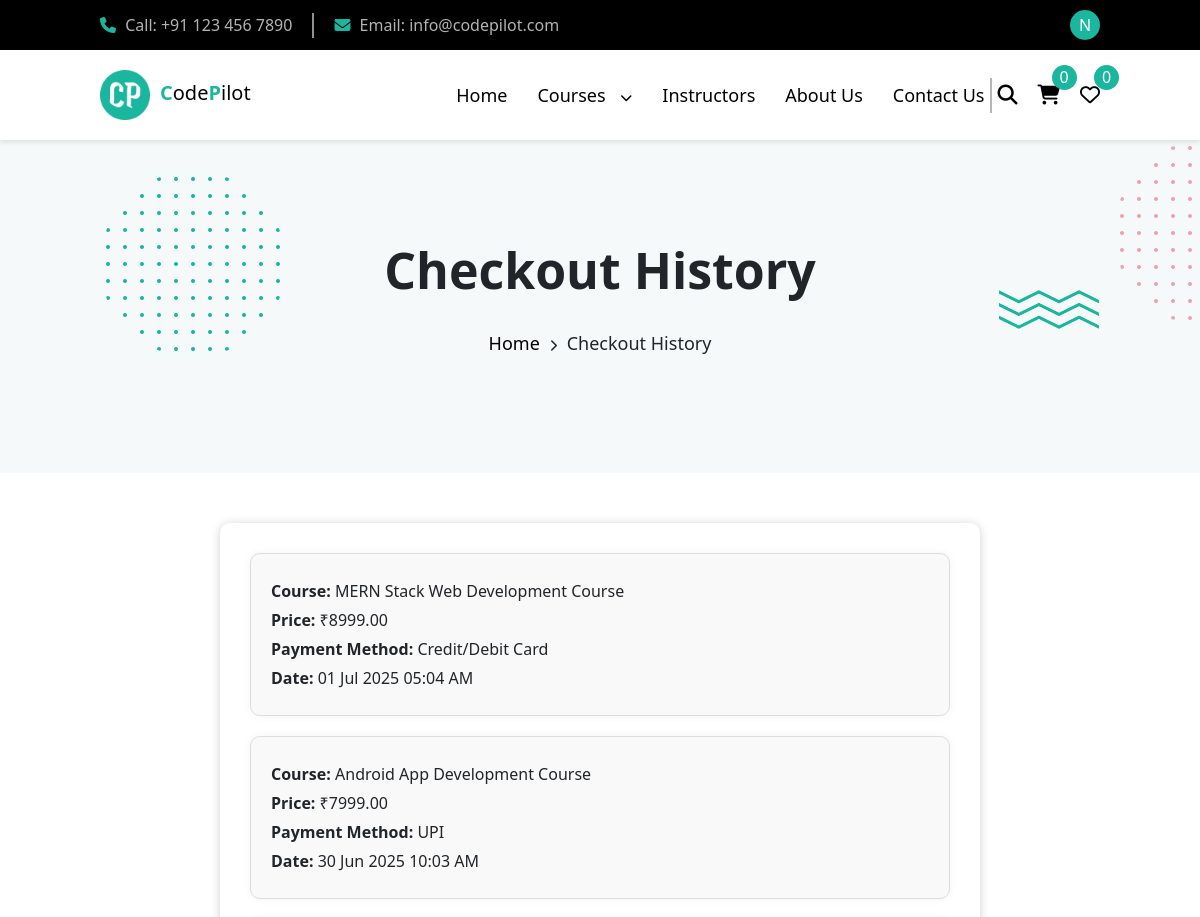
/checkout-history/ (signed in, upper part), run on an earlier commit of the app's database.
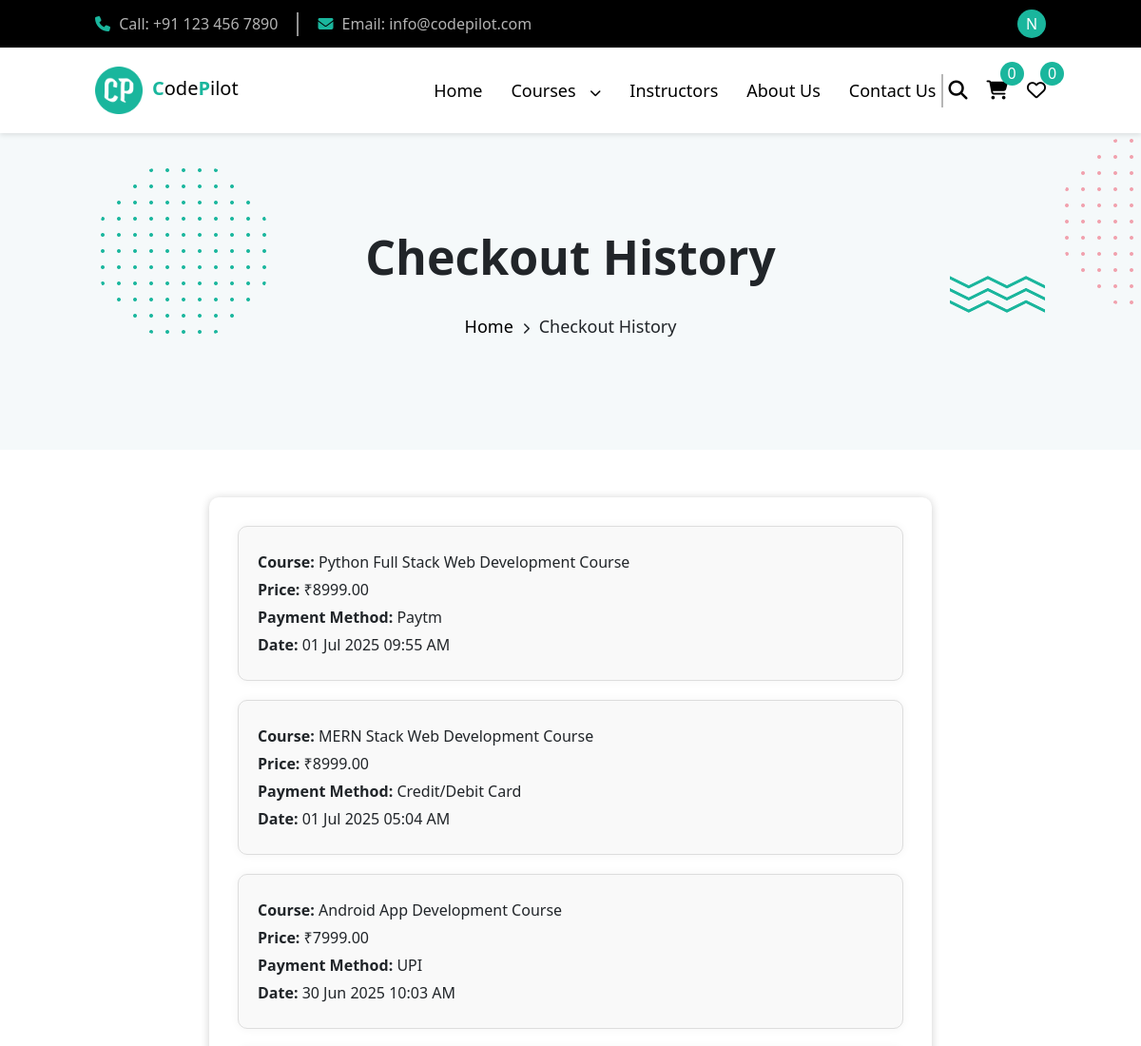
And on a later commit of the database.
### code_pilot_app/models.py (models this page shows, shortened)
class Checkout(models.Model):
    PAYMENT_CHOICES = (
        ('upi', 'UPI'),
        ('paytm', 'Paytm'),
        ('phonepe', 'PhonePe'),
        ('card', 'Credit/Debit Card'),
    )
    user = models.ForeignKey(User, on_delete=models.CASCADE)
    course = models.ForeignKey(Course, on_delete=models.CASCADE)
    price = models.DecimalField(max_digits=10, decimal_places=2)
    payment_method = models.CharField(max_length=10, choices=PAYMENT_CHOICES,default='upi')
    created_at = models.DateTimeField(auto_now_add=True)

class Course(models.Model):
    CATEGORY_CHOICES = [
        ('full_stack', 'Full Stack Development'),
        ('mobile_app', 'Mobile App Development'),
        ('data_science', 'Data Science'),
        ('data_analytics', 'Data Analytics'),
        ('software_testing', 'Software Testing'),
        ('digital_marketing', 'Digital Marketing'),
        ('ux_ui', 'UX/UI Design'),
        ('cyber_security', 'Cyber Security'),
    ]
    SUBCATEGORY_CHOICES = [
        ('mern_stack', 'MERN Stack'),
        ('python_stack', 'Python Stack'),
        ('java_stack', 'Java Stack'),
        ('dotnet_stack', 'DotNet Stack'),
        ('android', 'Android'),
        ('ios', 'iOS'),
        ('flutter_app', 'Flutter App'),
        ('flutter_app_development', 'Flutter App Development'),
        ('data_science_training', 'Data Science Training'),
        ('machine_learning_training', 'Machine Learning Training'),
        ('data_analytics_training', 'Data Analytics Training'),
        ('business_analytics_training', 'Business Analytics Training'),
        ('software_testing_training', 'Software Testing Training'),
        ('selenium_automation_training', 'Selenium Automation Training'),
        ('manual_testing_training', 'Manual Testing Training'),
        ('digital_marketing_training', 'Digital Marketing Training'),
        ('ux_ui_training', 'UX-UI Training'),
        ('ethical_hacking_training', 'Ethical Hacking Training'),
    ]
    course_name = models.CharField(max_length=200)
    short_description = models.TextField()
    long_description = models.TextField()
    category = models.CharField(max_length=50, choices=CATEGORY_CHOICES)
    subcategory = models.CharField(max_length=50, choices=SUBCATEGORY_CHOICES, blank=True, null=True)
    learning_outcomes = models.TextField()
    price = models.DecimalField(max_digits=10, decimal_places=2)
    instructor = models.ForeignKey(Instructor, on_delete=models.CASCADE, related_name='courses', null=True, blank=True)
    duration = models.CharField(max_length=50)
    students_enrolled = models.PositiveIntegerField()
    language = models.CharField(max_length=50)
    certification = models.CharField(max_length=100)
    rating = models.FloatField()
    promo_video = models.FileField(upload_to='course_videos/', blank=True, null=True)  # FileField for manual upload
    technologies_covered = models.TextField()
    old_price = models.DecimalField(max_digits=10, decimal_places=2)
    discount_percent = models.PositiveIntegerField()
    badge = models.CharField(max_length=50, blank=True, null=True)
    level = models.CharField(max_length=50, blank=True, null=True)  # e.g., Beginner, Intermediate, Advanced
    lessons_count = models.PositiveIntegerField(default=0)

### code_pilot_app/views.py (the view)
    def wrapper(request, *args, **kwargs):
        if not request.user.is_authenticated:
            messages.warning(request, "Please login or register to access this page.")
            return redirect('index')
        return view_func(request, *args, **kwargs)

### code_pilot_app/context_processors.py (called while the page is built)
def cart_total_processor(request):
    if request.user.is_authenticated:
        cart_items = Cart.objects.filter(user=request.user)
        total = sum(item.course.price for item in cart_items)
        return {'cart_total': total}
    return {'cart_total': 0}

def global_data(request):
    return {
        'courses': Course.objects.all()[:4],
        'instructors': Instructor.objects.all()[:4],
        'allcourses': Course.objects.all(),
    }

### code_pilot_app/views.py (called while the page is built)
def login_required_redirect(view_func):
    def wrapper(request, *args, **kwargs):
        if not request.user.is_authenticated:
            messages.warning(request, "Please login or register to access this page.")
            return redirect('index')
        return view_func(request, *args, **kwargs)
    return wrapper

@login_required_redirect
def checkout_history(request):
    checkout_items = Checkout.objects.filter(user=request.user).order_by('-created_at')
    return render(request, 'checkout_history.html', {'checkout_items': checkout_items})

### templates/checkout_history.html (shortened to what this page needs)
{% extends "base.html" %}
{% block body %}
<section class="contact-sec1">
  <div class="contact-relative-div">
    <h1>Checkout History</h1>
    <p><a href="{% url 'index' %}">Home</a> <i class="fa-solid fa-chevron-right"></i> Checkout History</p>
    <div class="contact-absu1 follow-cursor"><img src="../static/image/hbg1.png" alt="img" /></div>
    <div class="contact-absu2 follow-cursor"><img src="../static/image/hbg4.png" alt="img" /></div>
    <div class="contact-absu3 follow-cursor"><img src="../static/image/hbg5.png" alt="img" /></div>
  </div>
</section>
<section class="checkout-history-section">
  <div class="checkout-history">
    {% if checkout_items %}
  <div class="history-list">
    {% for order in checkout_items %}
    <div class="history-item">
      <p><strong>Course:</strong> {{ order.course.course_name }}</p>
      <p><strong>Price:</strong> ₹{{ order.price }}</p>
      <p><strong>Payment Method:</strong> {{ order.get_payment_method_display }}</p>
      <p><strong>Date:</strong> {{ order.created_at|date:"d M Y h:i A" }}</p>
    </div>
    {% endfor %}
  </div>
  {% else %}
  <p style="text-align: center;" class="parentbtn mb-5">No previous checkouts.</p>
  {% endif %}
  </div>
</section>
{% endblock %}

### templates/base.html (shortened to what this page needs)
{% load static %}
<!DOCTYPE html>
<html lang="en">
<head>
    <link rel="stylesheet" href="{% static 'css/style.css' %}" />
    <link rel="stylesheet" href="https://cdn.jsdelivr.net/npm/bootstrap@4.0.0/dist/css/bootstrap.min.css"
 />
    <link rel="stylesheet" href="https://cdnjs.cloudflare.com/ajax/libs/font-awesome/6.7.2/css/all.min.css"
 />
    <link href="https://cdn.jsdelivr.net/npm/bootstrap@5.3.6/dist/css/bootstrap.min.css" rel="stylesheet">
    <link href="https://getbootstrap.com/docs/5.3/assets/css/docs.css" rel="stylesheet">
    <link rel="stylesheet" href="https://cdn.jsdelivr.net/npm/aos@2.3.4/dist/aos.css" />
</head>
<body>
    <div class="headerDiv">
        <div class="headertextDiv">
            <p class="headertext">
                <i class="fa-solid fa-phone hicon"></i>
                Call: +91 123 456 7890
            </p>
            <span></span>
            <p class="headertext">
                <i class="fa-solid fa-envelope hicon"></i>
                Email: info@codepilot.com
            </p>
        </div>
        <div class="hoverParent">
            {% if request.user.is_authenticated %}
            {% if not request.user.is_superuser %}
            <p class="nameIcon">{{ request.user.username|slice:":1"|upper }}</p>
            {% endif %}
            {% else %}
            <button type="button" class="btn btn-primary hbtn" data-toggle="modal" data-target="#exampleModalCenter">
                Login / Register
            </button>
            {% endif %}
        </div>
    </div>
    <header>
        <div class="header">
            <a href="{% url 'index' %}" class="logolink">
                <img src="{% static 'image/logo.png' %}" alt="CodePilot Logo" class="logo"><b>C</b>ode<b>P</b>ilot
            </a>
            <ul class="headerul">
                <a href="{% url 'index' %}">
                    <li>Home</li>
                </a>
                <div class="hover-course-opntainer">
                    <a href="{% url 'courses' %}">
                        <li>Courses <i class="fa-solid fa-chevron-down" style="margin-left: 10px; font-size: 12px;"></i>
                        </li>
                    </a>
                </div>
                <a href="{% url 'instructors' %}">
                    <li>Instructors</li>
                </a>
                <a href="{% url 'about_us' %}">
                    <li>About Us</li>
                </a>
                <a href="{% url 'contact_us' %}">
                    <li>Contact Us</li>
                </a>
            </ul>
            <span class="emptyspan"></span>
            <div class="headerbtns">
                <button class="" type="button" data-bs-toggle="offcanvas" data-bs-target="#offcanvasTop"
                    aria-controls="offcanvasTop"><i class="fa-solid fa-magnifying-glass"></i></button>
                <div class="mycart-container">
                    <a href="{% url 'view_cart' %}"> <button><i class="fa-solid fa-cart-shopping"></i><span
                                id="cart-count" class="countspan">{{request.user.cart_set.count}}</span></button></a>
                </div>
                <a href="{% url 'view_favorites' %}"> <button><i class="fa-regular fa-heart"></i><span
                            id="wishlist-count"
                            class="countspan">{{request.user.favorite_set.count}}</span></button></a>
            </div>
        </div>
    </header>
    {% block body %}
    {% endblock %}
</body>
</html>

### static/css/style.css (style rules this page uses)
* { margin: 0; padding: 0; box-sizing: border-box; }
section { padding: 20px 100px; }
.headerDiv { padding: 5px 100px; background-color: black; width: 100% !important; color: white; display: flex; align-items: center; justify-content: space-between; }
.headertextDiv { display: flex; align-items: center; justify-content: center; }
.headertext { margin-bottom: 0px; color: rgba(255, 255, 255, 0.7); }
.headertextDiv span { border: 1px solid rgba(255, 255, 255, 0.569); margin: 0px 20px; height: 25px; }
.hicon { color: #1ab69d; margin-right: 5px; }
.nameIcon { margin: 5px 0px; width: 30px; height: 30px; background: #1ab69d; border-radius: 50%; text-align: center; line-height: 30px; color: white; }
.hoverParent { cursor: pointer; }
.header { display: flex; align-items: center; justify-content: space-between; padding: 20px 100px; background-color: white; width: 100%; box-shadow: 0px 2px 5px rgba(0, 0, 0, 0.1); z-index: 999 !important; transition: all 0.3s ease; position: relative; }
.logo { width: 50px; height: 50px; margin-right: 10px; font-size: 400px !important; }
.logolink { text-decoration: none !important; color: black; font-size: 20px !important; }
.logolink b { color: #1ab69d; }
.headerul { display: flex; list-style: none; align-items: center; gap: 30px; margin: 0px 0px 0px 200px; font-size: 18px; font-weight: 500; padding: 0px !important; }
.headerul a { text-decoration: none !important; color: black; }
.header span { border: 1px solid rgb(182, 182, 182); height: 35px; }
.headerbtns { display: flex; align-items: center; gap: 20px; }
.headerbtns button { background: transparent; border: none; color: black; cursor: pointer; font-size: 20px; }
.headerbtns button { position: relative; }
.countspan { background-color: #1ab69d; color: white; width: 25px !important; height: 25px !important; border-radius: 50%; position: absolute; top: -15px; left: 14px; font-size: 16px; border: none !important; text-align: center; }
.mycart-container { position: relative; }
.follow-cursor { position: absolute; transition: transform 0.2s ease-out; will-change: transform; }
.contact-sec1 { padding: 100px; background-color: #f5f9fa; text-align: center; overflow: hidden; }
.contact-relative-div { position: relative; }
.contact-relative-div h1 { margin-bottom: 30px; font-size: 50px; font-weight: 700; }
.contact-relative-div p { font-size: 18px; font-weight: 500; }
.contact-relative-div a { color: black !important; text-decoration: none; }
.contact-relative-div i { margin: 0px 5px; font-size: 12px !important; }
.contact-absu1, .contact-absu2, .contact-absu3 { position: absolute; }
.contact-absu1 { bottom: 0px; }
.contact-absu2 { right: -200px; top: -100px; }
.contact-absu3 { right: 0px; top: 50px; }
.checkout-history-section { padding: 50px 20px; max-width: 800px; margin: auto; }
.history-list { display: flex; flex-direction: column; gap: 20px; }
.history-item { background: #f9f9f9; padding: 20px; border-radius: 10px; border: 1px solid #ddd; box-shadow: 0 0 10px rgba(0, 0, 0, 0.05); }
.history-item p { margin: 5px 0; }
.checkout-history { width: 100%; margin: 0px auto; background-color: white; padding: 30px; box-shadow: 0px 1px 10px rgba(0, 0, 0, 0.192); border-radius: 10px; }

What changed in the data, as far as the page shows it:
added Checkout: course.course_name "Python Full Stack Web Development Course", price "8999.00", payment_method "Paytm", created_at "01 Jul 2025 09:55 AM"
